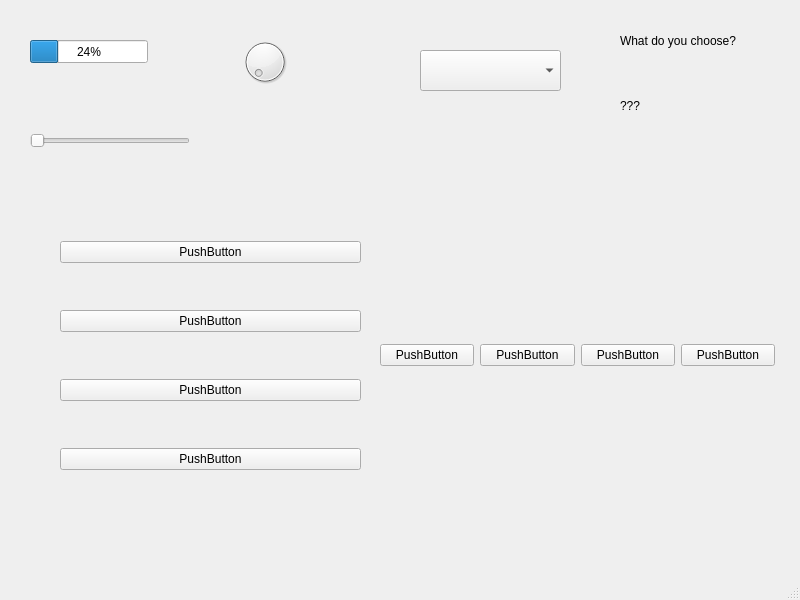
<?xml version="1.0" encoding="UTF-8"?>
<ui version="4.0">
 <class>MainWindow</class>
 <widget class="QMainWindow" name="MainWindow">
  <property name="geometry">
   <rect>
    <x>0</x>
    <y>0</y>
    <width>800</width>
    <height>600</height>
   </rect>
  </property>
  <property name="windowTitle">
   <string>MainWindow</string>
  </property>
  <widget class="QWidget" name="centralwidget">
   <widget class="QProgressBar" name="progressBar">
    <property name="geometry">
     <rect>
      <x>30</x>
      <y>40</y>
      <width>118</width>
      <height>23</height>
     </rect>
    </property>
    <property name="value">
     <number>24</number>
    </property>
   </widget>
   <widget class="QDial" name="dial">
    <property name="geometry">
     <rect>
      <x>240</x>
      <y>30</y>
      <width>50</width>
      <height>64</height>
     </rect>
    </property>
   </widget>
   <widget class="QSlider" name="horizontalSlider">
    <property name="geometry">
     <rect>
      <x>30</x>
      <y>130</y>
      <width>160</width>
      <height>22</height>
     </rect>
    </property>
    <property name="orientation">
     <enum>Qt::Horizontal</enum>
    </property>
   </widget>
   <widget class="QComboBox" name="comboBox">
    <property name="geometry">
     <rect>
      <x>420</x>
      <y>50</y>
      <width>141</width>
      <height>41</height>
     </rect>
    </property>
   </widget>
   <widget class="QLabel" name="label">
    <property name="geometry">
     <rect>
      <x>620</x>
      <y>20</y>
      <width>141</width>
      <height>41</height>
     </rect>
    </property>
    <property name="text">
     <string>What do you choose?</string>
    </property>
   </widget>
   <widget class="QLabel" name="label_2">
    <property name="geometry">
     <rect>
      <x>620</x>
      <y>90</y>
      <width>151</width>
      <height>31</height>
     </rect>
    </property>
    <property name="text">
     <string>???</string>
    </property>
   </widget>
   <widget class="QWidget" name="verticalLayoutWidget">
    <property name="geometry">
     <rect>
      <x>60</x>
      <y>200</y>
      <width>301</width>
      <height>311</height>
     </rect>
    </property>
    <layout class="QVBoxLayout" name="verticalLayout">
     <item>
      <widget class="QPushButton" name="pushButton">
       <property name="text">
        <string>PushButton</string>
       </property>
      </widget>
     </item>
     <item>
      <widget class="QPushButton" name="pushButton_2">
       <property name="text">
        <string>PushButton</string>
       </property>
      </widget>
     </item>
     <item>
      <widget class="QPushButton" name="pushButton_3">
       <property name="text">
        <string>PushButton</string>
       </property>
      </widget>
     </item>
     <item>
      <widget class="QPushButton" name="pushButton_4">
       <property name="text">
        <string>PushButton</string>
       </property>
      </widget>
     </item>
    </layout>
   </widget>
   <widget class="QWidget" name="horizontalLayoutWidget">
    <property name="geometry">
     <rect>
      <x>380</x>
      <y>200</y>
      <width>395</width>
      <height>311</height>
     </rect>
    </property>
    <layout class="QHBoxLayout" name="horizontalLayout">
     <item>
      <widget class="QPushButton" name="pushButton_5">
       <property name="text">
        <string>PushButton</string>
       </property>
      </widget>
     </item>
     <item>
      <widget class="QPushButton" name="pushButton_6">
       <property name="text">
        <string>PushButton</string>
       </property>
      </widget>
     </item>
     <item>
      <widget class="QPushButton" name="pushButton_7">
       <property name="text">
        <string>PushButton</string>
       </property>
      </widget>
     </item>
     <item>
      <widget class="QPushButton" name="pushButton_8">
       <property name="text">
        <string>PushButton</string>
       </property>
      </widget>
     </item>
    </layout>
   </widget>
  </widget>
  <widget class="QMenuBar" name="menubar">
   <property name="geometry">
    <rect>
     <x>0</x>
     <y>0</y>
     <width>800</width>
     <height>25</height>
    </rect>
   </property>
  </widget>
  <widget class="QStatusBar" name="statusbar"/>
 </widget>
 <resources/>
 <connections/>
</ui>
